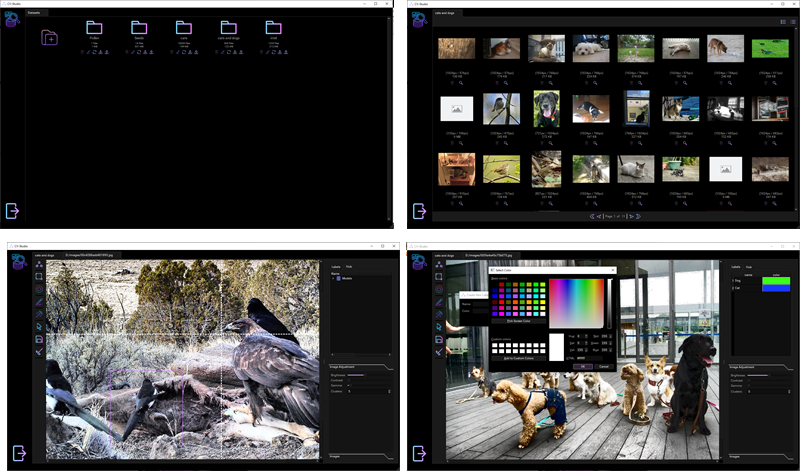
#> input picture images/image.png, 800 x 471 px
$ python -i img_util.py   (imports and definitions only)
#> lines starting #> are read from the running program, lines starting #| are printed output that depends on the picture
import cv2
import numpy as np


class ImageUtilities:
    # [10 lines of commented-out code are left out]

    # [18 lines left out: functions adjust_brightness, adjust_gamma, not called in this run]

    @staticmethod
    def histogram_equalization(img: np.ndarray):
        if len(np.shape(img)) == 3:
            b, g, r = cv2.split(img)
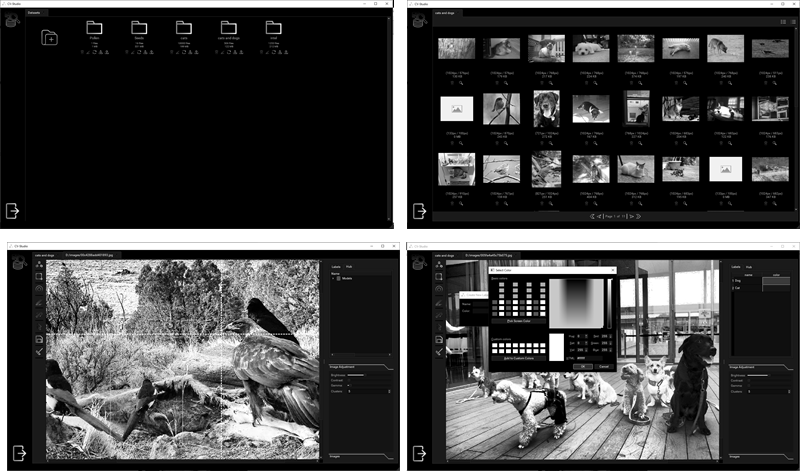
#> b: shape (471, 800); min 0, max 255, mean 67.4
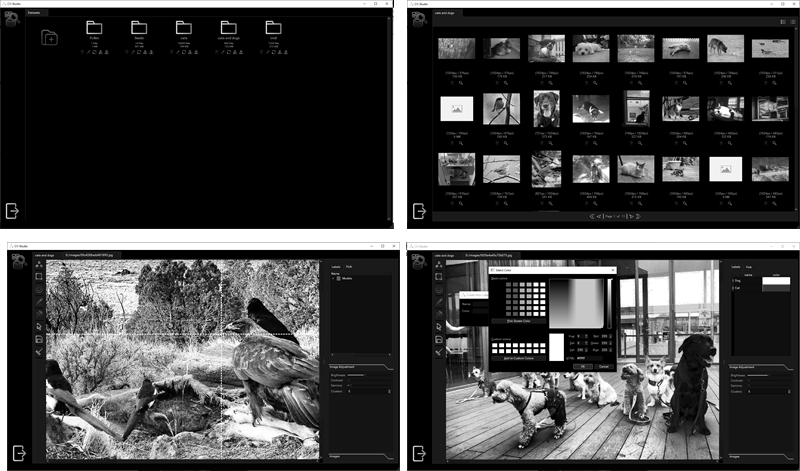
#> g: shape (471, 800); min 0, max 255, mean 66.8
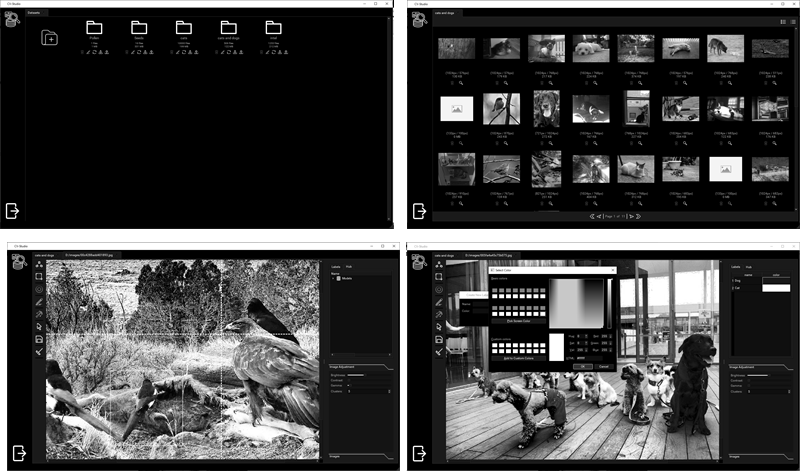
#> r: shape (471, 800); min 0, max 255, mean 65.6
            red = cv2.equalizeHist(r)
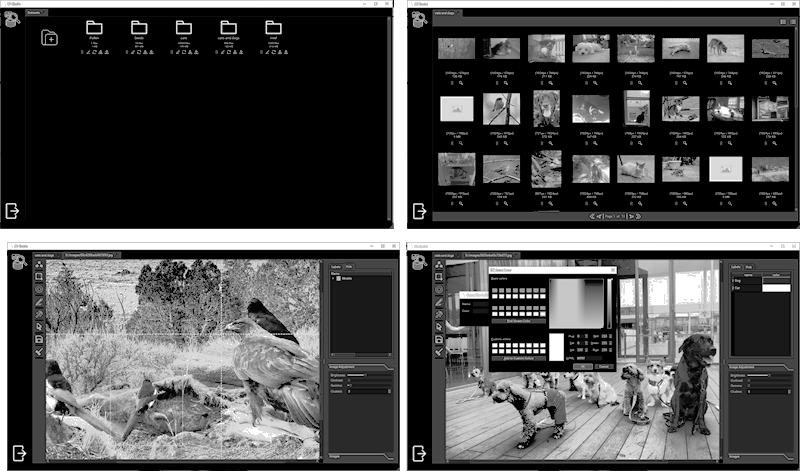
#> red: shape (471, 800); min 0, max 255, mean 77.4
            green = cv2.equalizeHist(g)
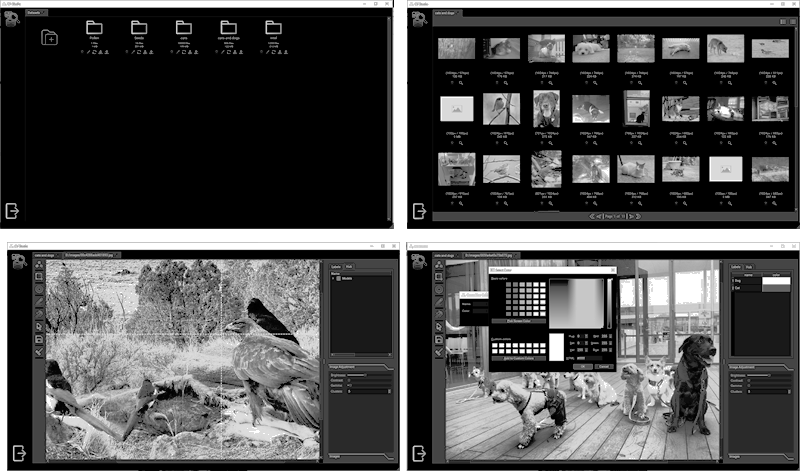
#> green: shape (471, 800); min 0, max 255, mean 77.5
            blue = cv2.equalizeHist(b)
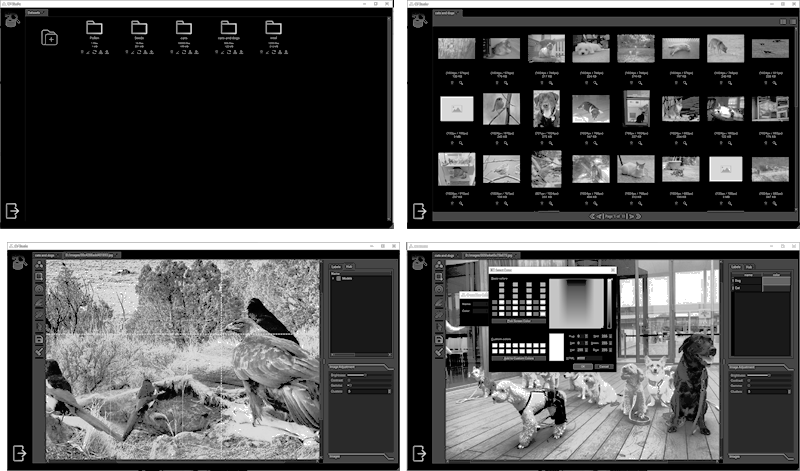
#> blue: shape (471, 800); min 0, max 255, mean 77.4
            img = cv2.merge((blue, green, red))
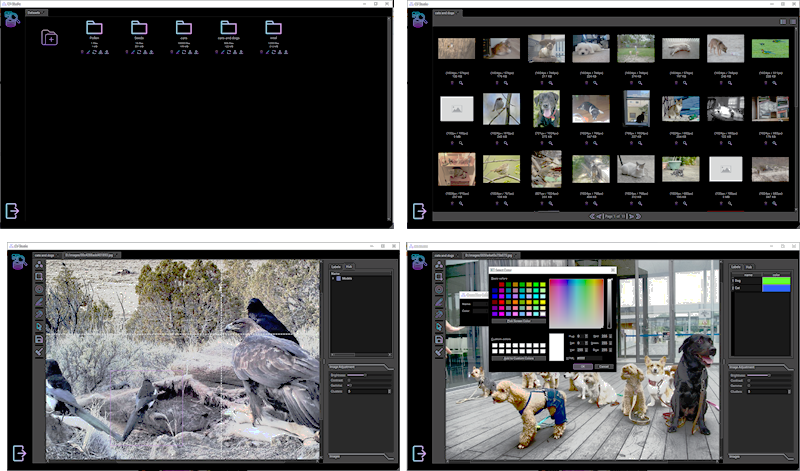
#> img: shape (471, 800, 3); mean R, G, B 77.4, 77.5, 77.4
        elif len(np.shape(img)) == 1:
            img = cv2.equalizeHist(img)
        return img

    # [32 lines left out: functions histogram_equalization2, correct_lightness, kmeans, not called in this run]

    @staticmethod
    def adjust_image(src, contrast, brightness) -> np.ndarray:
        return np.clip(cv2.addWeighted(src, contrast, np.zeros_like(src), 0, brightness - 50), 0, 255)

>>> import cv2
>>> picture = cv2.cvtColor(cv2.imread('../images/image.png'), cv2.COLOR_BGR2RGB)
>>> result = ImageUtilities().histogram_equalization(picture)
